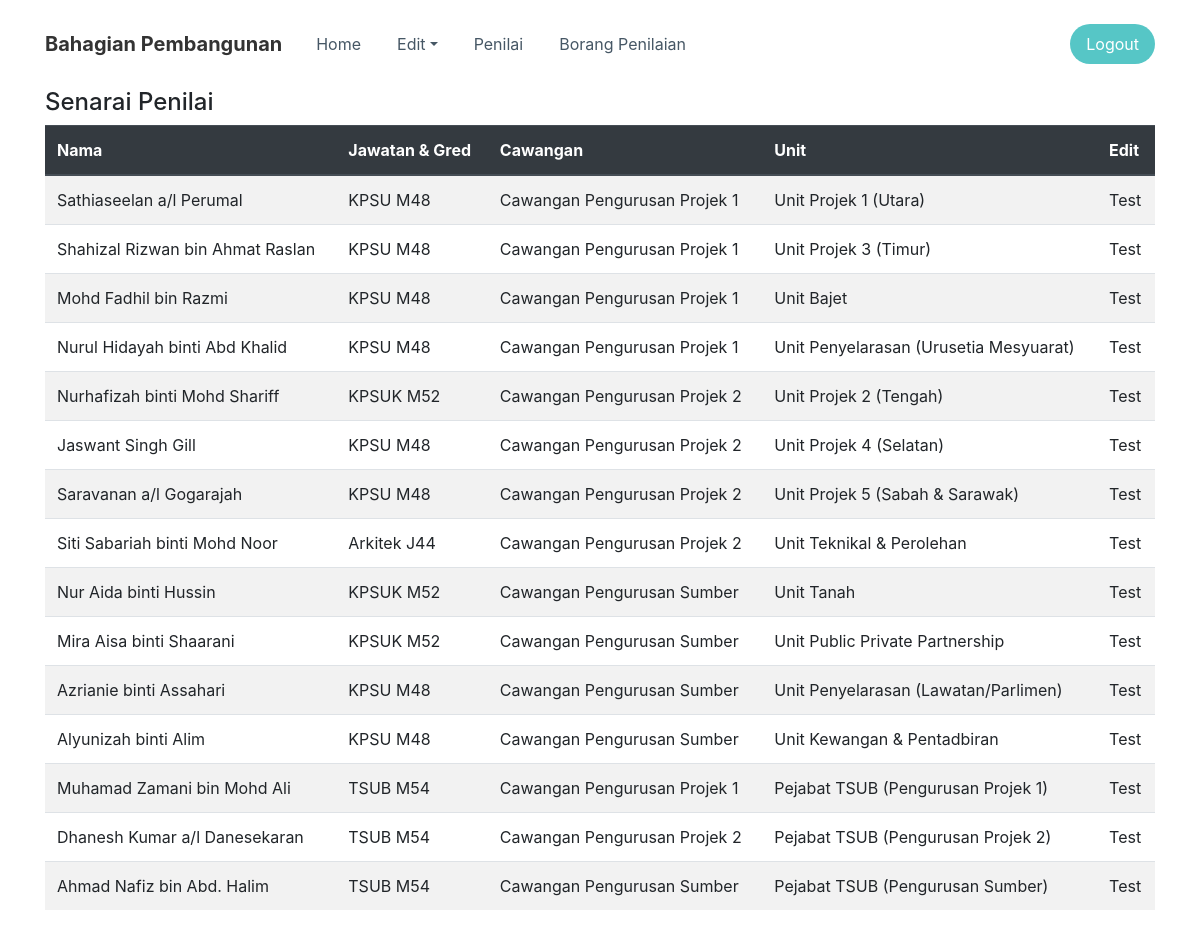
The app's page /admin/penilai.php with its own data.
### tables this page shows
CREATE TABLE `pegawai` (
  `uid` int(150) NOT NULL,
  `kad_pengenalan` varchar(12) NOT NULL,
  `nama` tinytext NOT NULL,
  `jawatan` tinytext NOT NULL,
  `gred` tinytext NOT NULL,
  `cawangan_id` int(10) NOT NULL,
  `unit_id` int(10) DEFAULT NULL,
  `kumpulan_id` int(10) NOT NULL,
  `access_id` int(10) DEFAULT NULL,
  `status_id` int(11) NOT NULL
);

CREATE TABLE `cawangan` (
  `uid` int(10) NOT NULL,
  `nama_cawangan` tinytext NOT NULL
);

CREATE TABLE `unit` (
  `uid` int(10) NOT NULL,
  `nama_unit` tinytext NOT NULL,
  `cawangan_id` int(10) NOT NULL
);

### admin/penilai.php (the view, shortened to what this page needs)
<?php
include 'include/header.inc.php';
require '../includes/db.inc.php';
$sql = "SELECT * FROM ((pegawai INNER JOIN cawangan ON pegawai.cawangan_id=cawangan.uid) INNER JOIN unit ON pegawai.unit_id=unit.uid) WHERE (access_id=1 OR access_id=2 OR access_id=3 OR access_id=4) ORDER BY unit_id";
$result = mysqli_query($db, $sql);
$resultCheck = mysqli_num_rows($result);
?>
<div>
    <div class="container">
        <h4>Senarai Penilai</h4>
    </div>
    <div class="container" id="senarai-pegawai">
        <div class="table-responsive">
            <table class="table table-striped">
                <thead class="thead-dark">
                    <tr>
                        <th>Nama</th>
                        <th>Jawatan &amp; Gred</th>
                        <th>Cawangan</th>
                        <th>Unit</th>
                        <th>Edit</th>
                    </tr>
                </thead>
                <tbody id="penilai">
                    <?php
                    if ($resultCheck > 0) {
                        while ($row = mysqli_fetch_assoc($result)) {
                            echo "<tr>";
                            echo "<td>" . $row['nama'] . "</td>";
                            echo "<td>" . $row['jawatan'] . " " . $row['gred'] . "</td>";
                            echo "<td>" . $row['nama_cawangan'] . "</td>";
                            echo "<td>" . $row['nama_unit'] . "</td>";
                            echo "<td>Test</td>";
                        }
                    }
                    ?>
                </tbody>
            </table>
        </div>
    </div>
</div>
<?php
include 'include/footer.inc.php';
?>

### records on screen
pegawai: nama "Sathiaseelan a/l Perumal", jawatan "KPSU", gred "M48", cawangan.nama_cawangan "Cawangan Pengurusan Projek 1", unit.nama_unit "Unit Projek 1 (Utara)"
pegawai: nama "Shahizal Rizwan bin Ahmat Raslan", jawatan "KPSU", gred "M48", cawangan.nama_cawangan "Cawangan Pengurusan Projek 1", unit.nama_unit "Unit Projek 3 (Timur)"
pegawai: nama "Mohd Fadhil bin Razmi", jawatan "KPSU", gred "M48", cawangan.nama_cawangan "Cawangan Pengurusan Projek 1", unit.nama_unit "Unit Bajet"
pegawai: nama "Nurul Hidayah binti Abd Khalid", jawatan "KPSU", gred "M48", cawangan.nama_cawangan "Cawangan Pengurusan Projek 1", unit.nama_unit "Unit Penyelarasan (Urusetia Mesyuarat)"
pegawai: nama "Nurhafizah binti Mohd Shariff", jawatan "KPSUK", gred "M52", cawangan.nama_cawangan "Cawangan Pengurusan Projek 2", unit.nama_unit "Unit Projek 2 (Tengah)"
pegawai: nama "Jaswant Singh Gill", jawatan "KPSU", gred "M48", cawangan.nama_cawangan "Cawangan Pengurusan Projek 2", unit.nama_unit "Unit Projek 4 (Selatan)"
pegawai: nama "Saravanan a/l Gogarajah", jawatan "KPSU", gred "M48", cawangan.nama_cawangan "Cawangan Pengurusan Projek 2", unit.nama_unit "Unit Projek 5 (Sabah & Sarawak)"
pegawai: nama "Siti Sabariah binti Mohd Noor", jawatan "Arkitek", gred "J44", cawangan.nama_cawangan "Cawangan Pengurusan Projek 2", unit.nama_unit "Unit Teknikal & Perolehan"
pegawai: nama "Nur Aida binti Hussin", jawatan "KPSUK", gred "M52", cawangan.nama_cawangan "Cawangan Pengurusan Sumber", unit.nama_unit "Unit Tanah"
pegawai: nama "Mira Aisa binti Shaarani", jawatan "KPSUK", gred "M52", cawangan.nama_cawangan "Cawangan Pengurusan Sumber", unit.nama_unit "Unit Public Private Partnership"
pegawai: nama "Azrianie binti Assahari", jawatan "KPSU", gred "M48", cawangan.nama_cawangan "Cawangan Pengurusan Sumber", unit.nama_unit "Unit Penyelarasan (Lawatan/Parlimen)"
pegawai: nama "Alyunizah binti Alim", jawatan "KPSU", gred "M48", cawangan.nama_cawangan "Cawangan Pengurusan Sumber", unit.nama_unit "Unit Kewangan & Pentadbiran"
pegawai: nama "Muhamad Zamani bin Mohd Ali", jawatan "TSUB", gred "M54", cawangan.nama_cawangan "Cawangan Pengurusan Projek 1", unit.nama_unit "Pejabat TSUB (Pengurusan Projek 1)"
pegawai: nama "Dhanesh Kumar a/l Danesekaran", jawatan "TSUB", gred "M54", cawangan.nama_cawangan "Cawangan Pengurusan Projek 2", unit.nama_unit "Pejabat TSUB (Pengurusan Projek 2)"
pegawai: nama "Ahmad Nafiz bin Abd. Halim", jawatan "TSUB", gred "M54", cawangan.nama_cawangan "Cawangan Pengurusan Sumber", unit.nama_unit "Pejabat TSUB (Pengurusan Sumber)"
